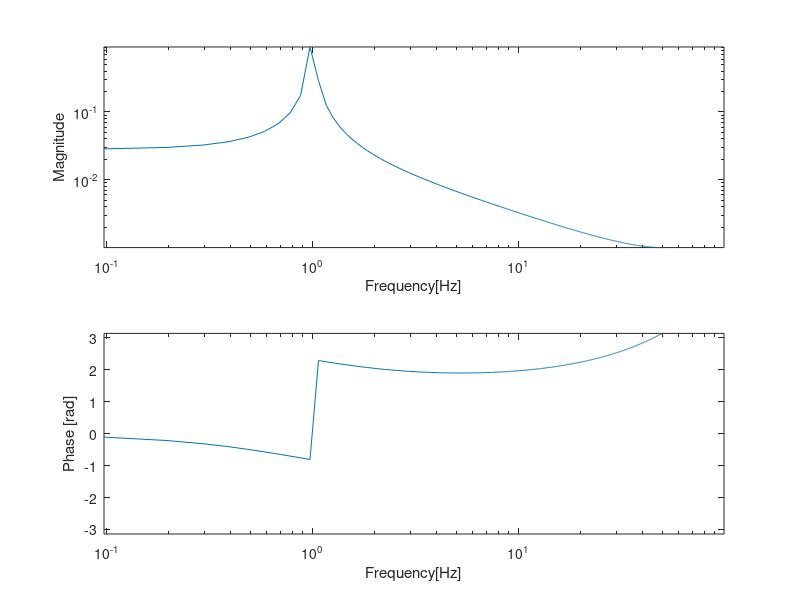

Recreate this plot in MATLAB.
n=1024;dt=0.01;
t=(1:n)*dt-dt;
omega = 2*pi*1; % [Hz]
y=sin(omega*t);
ffty=fft(y)/(n/2);
f=t/dt/dt/n;
subplot(2,1,1);loglog(f(2:(n/2+1)),abs(ffty(2:(n/2+1))));
axis([f([2 end]) 0 max(abs(ffty))]);
xlabel('Frequency[Hz]');
ylabel('Magnitude');
subplot(2,1,2);
semilogx(f(2:(n/2+1)),angle(ffty(2:(n/2+1))));
axis([f([2 end]) -pi pi]);
xlabel('Frequency[Hz]');
ylabel('Phase [rad]');
